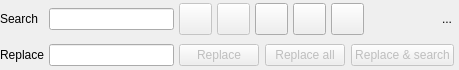
<?xml version="1.0" encoding="UTF-8"?>
<ui version="4.0">
 <class>SearchReplaceWidget</class>
 <widget class="QWidget" name="SearchReplaceWidget">
  <property name="geometry">
   <rect>
    <x>0</x>
    <y>0</y>
    <width>459</width>
    <height>70</height>
   </rect>
  </property>
  <property name="sizePolicy">
   <sizepolicy hsizetype="Expanding" vsizetype="Fixed">
    <horstretch>0</horstretch>
    <verstretch>0</verstretch>
   </sizepolicy>
  </property>
  <property name="windowTitle">
   <string>Form</string>
  </property>
  <layout class="QGridLayout" name="gridLayout">
   <property name="leftMargin">
    <number>0</number>
   </property>
   <property name="topMargin">
    <number>0</number>
   </property>
   <property name="rightMargin">
    <number>0</number>
   </property>
   <property name="bottomMargin">
    <number>0</number>
   </property>
   <property name="horizontalSpacing">
    <number>5</number>
   </property>
   <item row="0" column="0">
    <widget class="QLabel" name="search_lbl">
     <property name="minimumSize">
      <size>
       <width>0</width>
       <height>0</height>
      </size>
     </property>
     <property name="text">
      <string>Search</string>
     </property>
    </widget>
   </item>
   <item row="0" column="1">
    <widget class="QLineEdit" name="search_edt">
     <property name="clearButtonEnabled">
      <bool>true</bool>
     </property>
    </widget>
   </item>
   <item row="0" column="2">
    <layout class="QHBoxLayout" name="horizontalLayout">
     <property name="spacing">
      <number>5</number>
     </property>
     <item>
      <widget class="QToolButton" name="previous_tb">
       <property name="enabled">
        <bool>false</bool>
       </property>
       <property name="sizePolicy">
        <sizepolicy hsizetype="Fixed" vsizetype="Preferred">
         <horstretch>0</horstretch>
         <verstretch>0</verstretch>
        </sizepolicy>
       </property>
       <property name="font">
        <font>
         <pointsize>8</pointsize>
        </font>
       </property>
       <property name="toolTip">
        <string>Find previous</string>
       </property>
       <property name="text">
        <string/>
       </property>
       <property name="icon">
        <iconset resource="../../res/resources.qrc">
         <normaloff>:/icons/icons/previous.png</normaloff>:/icons/icons/previous.png</iconset>
       </property>
       <property name="iconSize">
        <size>
         <width>25</width>
         <height>25</height>
        </size>
       </property>
       <property name="shortcut">
        <string>Shift+F3</string>
       </property>
       <property name="toolButtonStyle">
        <enum>Qt::ToolButtonStyle::ToolButtonIconOnly</enum>
       </property>
      </widget>
     </item>
     <item>
      <widget class="QToolButton" name="next_tb">
       <property name="enabled">
        <bool>false</bool>
       </property>
       <property name="sizePolicy">
        <sizepolicy hsizetype="Fixed" vsizetype="Preferred">
         <horstretch>0</horstretch>
         <verstretch>0</verstretch>
        </sizepolicy>
       </property>
       <property name="font">
        <font>
         <pointsize>8</pointsize>
        </font>
       </property>
       <property name="toolTip">
        <string>Find next</string>
       </property>
       <property name="text">
        <string/>
       </property>
       <property name="icon">
        <iconset resource="../../res/resources.qrc">
         <normaloff>:/icons/icons/next.png</normaloff>:/icons/icons/next.png</iconset>
       </property>
       <property name="iconSize">
        <size>
         <width>25</width>
         <height>25</height>
        </size>
       </property>
       <property name="shortcut">
        <string>F3</string>
       </property>
       <property name="toolButtonStyle">
        <enum>Qt::ToolButtonStyle::ToolButtonIconOnly</enum>
       </property>
      </widget>
     </item>
     <item>
      <widget class="QToolButton" name="case_sensitive_tb">
       <property name="enabled">
        <bool>true</bool>
       </property>
       <property name="sizePolicy">
        <sizepolicy hsizetype="Fixed" vsizetype="Preferred">
         <horstretch>0</horstretch>
         <verstretch>0</verstretch>
        </sizepolicy>
       </property>
       <property name="font">
        <font>
         <pointsize>8</pointsize>
        </font>
       </property>
       <property name="toolTip">
        <string>Case sensitive</string>
       </property>
       <property name="text">
        <string/>
       </property>
       <property name="icon">
        <iconset resource="../../res/resources.qrc">
         <normaloff>:/icons/icons/casesensitive.png</normaloff>:/icons/icons/casesensitive.png</iconset>
       </property>
       <property name="iconSize">
        <size>
         <width>25</width>
         <height>25</height>
        </size>
       </property>
       <property name="checkable">
        <bool>true</bool>
       </property>
       <property name="toolButtonStyle">
        <enum>Qt::ToolButtonStyle::ToolButtonIconOnly</enum>
       </property>
      </widget>
     </item>
     <item>
      <widget class="QToolButton" name="regexp_tb">
       <property name="enabled">
        <bool>true</bool>
       </property>
       <property name="sizePolicy">
        <sizepolicy hsizetype="Fixed" vsizetype="Preferred">
         <horstretch>0</horstretch>
         <verstretch>0</verstretch>
        </sizepolicy>
       </property>
       <property name="font">
        <font>
         <pointsize>8</pointsize>
        </font>
       </property>
       <property name="toolTip">
        <string>Regular expression</string>
       </property>
       <property name="text">
        <string/>
       </property>
       <property name="icon">
        <iconset resource="../../res/resources.qrc">
         <normaloff>:/icons/icons/regexp.png</normaloff>:/icons/icons/regexp.png</iconset>
       </property>
       <property name="iconSize">
        <size>
         <width>25</width>
         <height>25</height>
        </size>
       </property>
       <property name="checkable">
        <bool>true</bool>
       </property>
       <property name="toolButtonStyle">
        <enum>Qt::ToolButtonStyle::ToolButtonIconOnly</enum>
       </property>
      </widget>
     </item>
     <item>
      <widget class="QToolButton" name="all_words_tb">
       <property name="enabled">
        <bool>true</bool>
       </property>
       <property name="sizePolicy">
        <sizepolicy hsizetype="Fixed" vsizetype="Preferred">
         <horstretch>0</horstretch>
         <verstretch>0</verstretch>
        </sizepolicy>
       </property>
       <property name="font">
        <font>
         <pointsize>8</pointsize>
        </font>
       </property>
       <property name="toolTip">
        <string>Whole words</string>
       </property>
       <property name="text">
        <string/>
       </property>
       <property name="icon">
        <iconset resource="../../res/resources.qrc">
         <normaloff>:/icons/icons/wholeword.png</normaloff>:/icons/icons/wholeword.png</iconset>
       </property>
       <property name="iconSize">
        <size>
         <width>25</width>
         <height>25</height>
        </size>
       </property>
       <property name="checkable">
        <bool>true</bool>
       </property>
       <property name="toolButtonStyle">
        <enum>Qt::ToolButtonStyle::ToolButtonIconOnly</enum>
       </property>
      </widget>
     </item>
     <item>
      <spacer name="horizontalSpacer_2">
       <property name="orientation">
        <enum>Qt::Orientation::Horizontal</enum>
       </property>
       <property name="sizeHint" stdset="0">
        <size>
         <width>40</width>
         <height>20</height>
        </size>
       </property>
      </spacer>
     </item>
     <item>
      <widget class="QToolButton" name="hide_tb">
       <property name="toolTip">
        <string>Hide this widget</string>
       </property>
       <property name="text">
        <string>...</string>
       </property>
       <property name="icon">
        <iconset resource="../../res/resources.qrc">
         <normaloff>:/icons/icons/closetab.png</normaloff>:/icons/icons/closetab.png</iconset>
       </property>
       <property name="iconSize">
        <size>
         <width>20</width>
         <height>20</height>
        </size>
       </property>
       <property name="autoRaise">
        <bool>true</bool>
       </property>
      </widget>
     </item>
    </layout>
   </item>
   <item row="1" column="0">
    <widget class="QLabel" name="replace_lbl">
     <property name="minimumSize">
      <size>
       <width>0</width>
       <height>0</height>
      </size>
     </property>
     <property name="text">
      <string>Replace</string>
     </property>
    </widget>
   </item>
   <item row="1" column="1">
    <widget class="QLineEdit" name="replace_edt">
     <property name="clearButtonEnabled">
      <bool>true</bool>
     </property>
    </widget>
   </item>
   <item row="1" column="2">
    <widget class="QWidget" name="replace_btns_parent" native="true">
     <property name="minimumSize">
      <size>
       <width>0</width>
       <height>0</height>
      </size>
     </property>
     <layout class="QHBoxLayout" name="horizontalLayout_2">
      <property name="leftMargin">
       <number>0</number>
      </property>
      <property name="topMargin">
       <number>0</number>
      </property>
      <property name="rightMargin">
       <number>0</number>
      </property>
      <property name="bottomMargin">
       <number>0</number>
      </property>
      <item>
       <widget class="QPushButton" name="replace_tb">
        <property name="enabled">
         <bool>false</bool>
        </property>
        <property name="sizePolicy">
         <sizepolicy hsizetype="Fixed" vsizetype="Fixed">
          <horstretch>0</horstretch>
          <verstretch>0</verstretch>
         </sizepolicy>
        </property>
        <property name="toolTip">
         <string>Replace one occurrence</string>
        </property>
        <property name="text">
         <string>Replace</string>
        </property>
        <property name="iconSize">
         <size>
          <width>20</width>
          <height>20</height>
         </size>
        </property>
       </widget>
      </item>
      <item>
       <widget class="QPushButton" name="replace_all_tb">
        <property name="enabled">
         <bool>false</bool>
        </property>
        <property name="sizePolicy">
         <sizepolicy hsizetype="Fixed" vsizetype="Fixed">
          <horstretch>0</horstretch>
          <verstretch>0</verstretch>
         </sizepolicy>
        </property>
        <property name="toolTip">
         <string>Replace all occurrences</string>
        </property>
        <property name="text">
         <string>Replace all</string>
        </property>
        <property name="iconSize">
         <size>
          <width>20</width>
          <height>20</height>
         </size>
        </property>
       </widget>
      </item>
      <item>
       <widget class="QPushButton" name="replace_search_tb">
        <property name="enabled">
         <bool>false</bool>
        </property>
        <property name="sizePolicy">
         <sizepolicy hsizetype="Fixed" vsizetype="Fixed">
          <horstretch>0</horstretch>
          <verstretch>0</verstretch>
         </sizepolicy>
        </property>
        <property name="toolTip">
         <string>Replace the selection and find the next one</string>
        </property>
        <property name="text">
         <string>Replace &amp;&amp; search</string>
        </property>
        <property name="iconSize">
         <size>
          <width>20</width>
          <height>20</height>
         </size>
        </property>
       </widget>
      </item>
      <item>
       <spacer name="horizontalSpacer">
        <property name="orientation">
         <enum>Qt::Orientation::Horizontal</enum>
        </property>
        <property name="sizeHint" stdset="0">
         <size>
          <width>5</width>
          <height>20</height>
         </size>
        </property>
       </spacer>
      </item>
     </layout>
    </widget>
   </item>
  </layout>
 </widget>
 <tabstops>
  <tabstop>search_edt</tabstop>
  <tabstop>previous_tb</tabstop>
  <tabstop>next_tb</tabstop>
  <tabstop>replace_edt</tabstop>
  <tabstop>replace_tb</tabstop>
  <tabstop>replace_all_tb</tabstop>
  <tabstop>replace_search_tb</tabstop>
  <tabstop>hide_tb</tabstop>
 </tabstops>
 <resources>
  <include location="../../res/resources.qrc"/>
 </resources>
 <connections/>
</ui>
